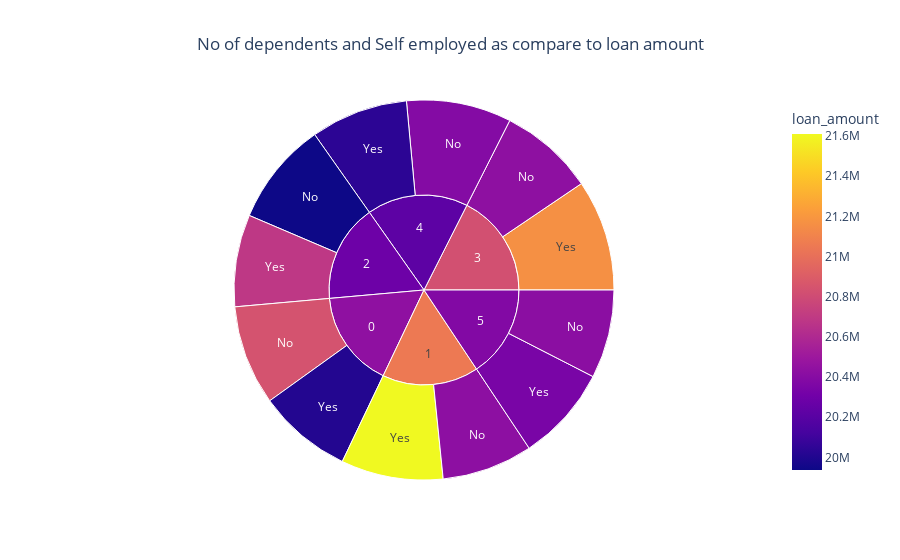

The code cell stored with this chart in its notebook:
### Code cell
fig =py.sunburst(df, path=['dependents','self_employed'],values='loan_amount', color='loan_amount', title='No of dependents and Self employed as compare to loan amount')
fig.update_layout(title_x=0.5)
fig.show()

### Figure 1 — Plotly figure (JSON) as saved in the notebook; plotly's stock layout.template omitted (floating-point values rounded to 4 significant figures)
{"data": [{"branchvalues": "total", "customdata": [[20840000.0], [20430000.0], [19940000.0], [20430000.0], [20390000.0], [20420000.0], [20010000.0], [21610000.0], [20690000.0], [21170000.0], [20040000.0], [20340000.0], [20440000.0], [21050000.0], [20290000.0], [20830000.0], [20220000.0], [20380000.0]], "domain": {"x": [0, 1], "y": [0, 1]}, "hovertemplate": "labels=%{label}<br>loan_amount_sum=%{value}<br>parent=%{parent}<br>id=%{id}<br>loan_amount=%{color}<extra></extra>", "ids": ["0/ No", "1/ No", "2/ No", "3/ No", "4/ No", "5/ No", "0/ Yes", "1/ Yes", "2/ Yes", "3/ Yes", "4/ Yes", "5/ Yes", "0", "1", "2", "3", "4", "5"], "labels": [" No", " No", " No", " No", " No", " No", " Yes", " Yes", " Yes", " Yes", " Yes", " Yes", "0", "1", "2", "3", "4", "5"], "marker": {"coloraxis": "coloraxis", "colors": [20840000.0, 20430000.0, 19940000.0, 20430000.0, 20390000.0, 20420000.0, 20010000.0, 21610000.0, 20690000.0, 21170000.0, 20040000.0, 20340000.0, 20440000.0, 21050000.0, 20290000.0, 20830000.0, 20220000.0, 20380000.0]}, "name": "", "parents": ["0", "1", "2", "3", "4", "5", "0", "1", "2", "3", "4", "5", "", "", "", "", "", ""], "type": "sunburst", "values": [5489300000, 4990400000, 5702000000, 5222200000, 5769700000, 4866200000, 5175800000, 5612500000, 5061000000, 6112300000, 5350500000, 5252800000, 10665100000, 10602900000, 10763000000, 11334500000, 11120200000, 10119000000]}], "layout": {"coloraxis": {"colorbar": {"title": {"text": "loan_amount"}}, "colorscale": [[0, "#0d0887"], [0.1111, "#46039f"], [0.2222, "#7201a8"], [0.3333, "#9c179e"], [0.4444, "#bd3786"], [0.5556, "#d8576b"], [0.6667, "#ed7953"], [0.7778, "#fb9f3a"], [0.8889, "#fdca26"], [1, "#f0f921"]]}, "legend": {"tracegroupgap": 0}, "title": {"text": "No of dependents and Self employed as compare to loan amount", "x": 0.5}}}
